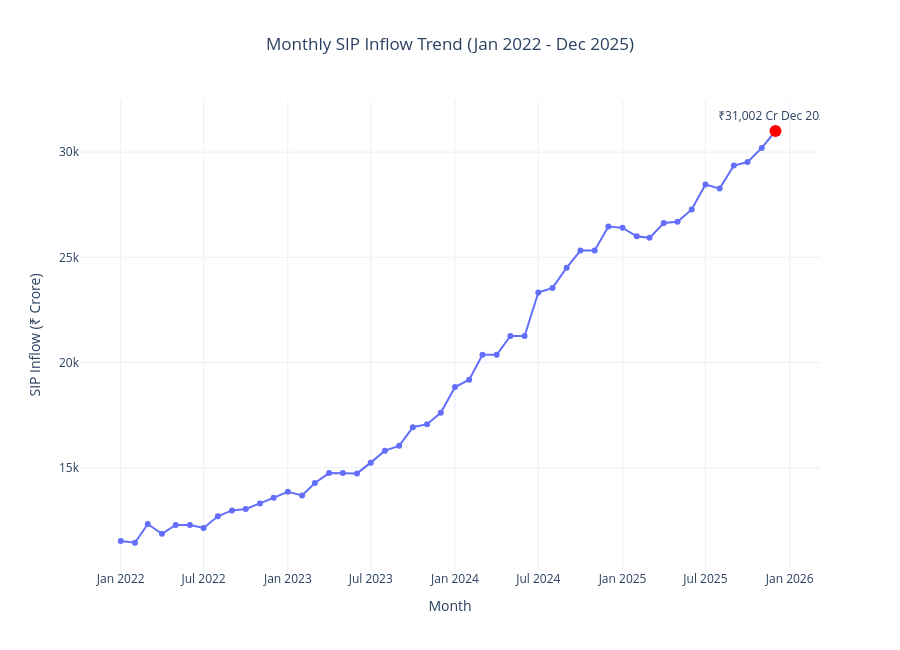

Source (notebook cell):
### Markdown cell above
## Monthly SIP Inflow Analysis

### Code cell
#  **sip_inflow_analysis.py** 

import pandas as pd
import plotly.express as px

# ---------------------------------
# Load Cleaned Dataset
# ---------------------------------

file_path = r"D:\Mutual_Fund_Analytics\data\processed\04_monthly_sip_inflows_clean.csv"

df = pd.read_csv(file_path)

# ---------------------------------
# Convert Month Column to DateTime
# ---------------------------------

df["month"] = pd.to_datetime(df["month"])

# ---------------------------------
# Filter Data (Jan 2022 – Dec 2025)
# ---------------------------------

df = df[
    (df["month"] >= "2022-01-01") &
    (df["month"] <= "2025-12-31")
]

# ---------------------------------
# Create Interactive Line Chart
# ---------------------------------

fig = px.line(
    df,
    x="month",
    y="sip_inflow_crore",
    markers=True,
    title="Monthly SIP Inflow Trend (Jan 2022 - Dec 2025)",
    labels={
        "month": "Month",
        "sip_inflow_crore": "SIP Inflow (₹ Crore)"
    },
    template="plotly_white",
    height=650
)

# ---------------------------------
# Highlight Highest SIP Inflow
# ---------------------------------

max_row = df.loc[df["sip_inflow_crore"].idxmax()]

fig.add_scatter(
    x=[max_row["month"]],
    y=[max_row["sip_inflow_crore"]],
    mode="markers+text",
    marker=dict(size=12, color="red"),
    text=["₹31,002 Cr\nDec 2025"],
    textposition="top center",
    showlegend=False
)

# ---------------------------------
# Improve Layout
# ---------------------------------

fig.update_layout(
    title_x=0.5,
    xaxis_title="Month",
    yaxis_title="SIP Inflow (₹ Crore)",
    hovermode="x unified"
)

# ---------------------------------
# Display Chart
# ---------------------------------

fig.show()

### Figure 1 — Plotly figure (JSON) as saved in the notebook; plotly's stock layout.template omitted (floating-point values rounded to 4 significant figures)
{"data": [{"hovertemplate": "Month=%{x}<br>SIP Inflow (₹ Crore)=%{y}<extra></extra>", "legendgroup": "", "line": {"color": "#636efa", "dash": "solid"}, "marker": {"symbol": "circle"}, "mode": "lines+markers", "name": "", "orientation": "v", "showlegend": false, "type": "scatter", "x": ["2022-01-01T00:00:00", "2022-02-01T00:00:00", "2022-03-01T00:00:00", "2022-04-01T00:00:00", "2022-05-01T00:00:00", "2022-06-01T00:00:00", "2022-07-01T00:00:00", "2022-08-01T00:00:00", "2022-09-01T00:00:00", "2022-10-01T00:00:00", "2022-11-01T00:00:00", "2022-12-01T00:00:00", "2023-01-01T00:00:00", "2023-02-01T00:00:00", "2023-03-01T00:00:00", "2023-04-01T00:00:00", "2023-05-01T00:00:00", "2023-06-01T00:00:00", "2023-07-01T00:00:00", "2023-08-01T00:00:00", "2023-09-01T00:00:00", "2023-10-01T00:00:00", "2023-11-01T00:00:00", "2023-12-01T00:00:00", "2024-01-01T00:00:00", "2024-02-01T00:00:00", "2024-03-01T00:00:00", "2024-04-01T00:00:00", "2024-05-01T00:00:00", "2024-06-01T00:00:00", "2024-07-01T00:00:00", "2024-08-01T00:00:00", "2024-09-01T00:00:00", "2024-10-01T00:00:00", "2024-11-01T00:00:00", "2024-12-01T00:00:00", "2025-01-01T00:00:00", "2025-02-01T00:00:00", "2025-03-01T00:00:00", "2025-04-01T00:00:00", "2025-05-01T00:00:00", "2025-06-01T00:00:00", "2025-07-01T00:00:00", "2025-08-01T00:00:00", "2025-09-01T00:00:00", "2025-10-01T00:00:00", "2025-11-01T00:00:00", "2025-12-01T00:00:00"], "xaxis": "x", "y": [11517, 11438, 12328, 11863, 12286, 12276, 12140, 12694, 12976, 13040, 13306, 13573, 13856, 13687, 14276, 14749, 14749, 14734, 15245, 15814, 16042, 16928, 17073, 17610, 18838, 19187, 20371, 20371, 21262, 21262, 23332, 23547, 24509, 25323, 25320, 26459, 26400, 25999, 25926, 26632, 26688, 27274, 28464, 28265, 29361, 29529, 30200, 31002], "yaxis": "y"}, {"marker": {"color": "red", "size": 12}, "mode": "markers+text", "showlegend": false, "text": ["₹31,002 Cr\nDec 2025"], "textposition": "top center", "type": "scatter", "x": ["2025-12-01T00:00:00"], "y": [31002]}], "layout": {"height": 650, "hovermode": "x unified", "legend": {"tracegroupgap": 0}, "title": {"text": "Monthly SIP Inflow Trend (Jan 2022 - Dec 2025)", "x": 0.5}, "xaxis": {"anchor": "y", "domain": [0, 1], "title": {"text": "Month"}}, "yaxis": {"anchor": "x", "domain": [0, 1], "title": {"text": "SIP Inflow (₹ Crore)"}}}}
